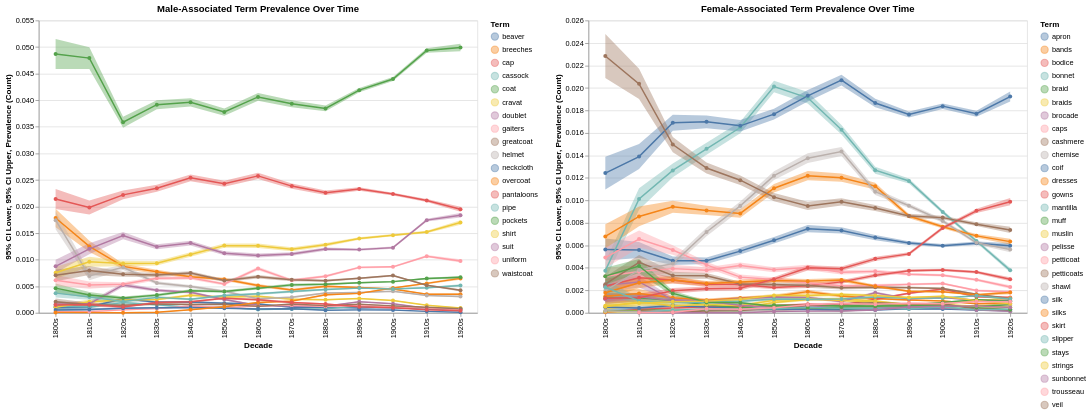

The cell this chart's notebook holds for it:
### Code cell
# Instead of plotting the model weights, plot the prevalence (counts) of each term over time,
# and add binomial MLE confidence intervals for each estimated prevalence.
def _(merged_no_dupe):
    import numpy as np
    from scipy.stats import norm

    decades = list(range(180, 192))

    prevalence_df = merged_no_dupe.drop_duplicates(subset=["mention_id", "sentence"])
    prevalence_df.term = prevalence_df.term.str.lower()
    prevalence_df = (
        prevalence_df.groupby(["decade", "term"]).size().reset_index(name="count")
    )
    prevalence_df["decade_label"] = prevalence_df.decade.apply(lambda x: f"{int(x*10)}s")

    # Binomial MLE-based normal approximation 95% confidence interval for a proportion
    def binom_ci(k, n, conf=0.95):
        # k = count of instances of term
        # n = total number of mentions for the decade
        # p = k/n
        # For normal approx: p ± z * sqrt(p*(1-p)/n)
        p = k / n if n > 0 else 0.0
        z = norm.ppf(1 - (1 - conf) / 2)
        stderr = np.sqrt(p * (1 - p) / n) if n > 0 else 0.0
        lower = max(0, p - z * stderr)
        upper = min(1, p + z * stderr)
        return lower, upper

    m_selection = alt.selection_point(
        fields=["term"],
        bind="legend",
        on="click",
        nearest=True,
        resolve="global",
        name="Male Terms",
    )
    f_selection = alt.selection_point(
        fields=["term"],
        bind="legend",
        on="click",
        nearest=True,
        resolve="global",
        name="Female Terms",
    )

    # Filter to decades of interest
    prevalence_df = prevalence_df[
        prevalence_df.decade.ge(180) & prevalence_df.decade.le(192)
    ]

    # Compute the total number of term mentions ("n") per decade
    prevalence_df["total_mentions"] = prevalence_df.groupby("decade")[
        "count"
    ].transform(lambda x: x.sum())

    # Prevalence (proportion)
    prevalence_df["count_norm"] = (
        prevalence_df["count"] / prevalence_df["total_mentions"]
    )

    # Calculate binomial confidence intervals for each row
    ci = prevalence_df.apply(
        lambda row: binom_ci(row["count"], row["total_mentions"]), axis=1
    )
    prevalence_df["ci_low"] = [v[0] for v in ci]
    prevalence_df["ci_high"] = [v[1] for v in ci]

    # Select terms for male and female associations
    m_terms_stripped = [term[5:] for term in m_terms]
    f_terms_stripped = [term[5:] for term in f_terms]

    m_term_counts = prevalence_df[prevalence_df.term.isin(m_terms_stripped)]
    f_term_counts = prevalence_df[prevalence_df.term.isin(f_terms_stripped)]

    # add brush selection for the y-axis
    y_scale_brush = alt.selection_interval(encodings=["y"])

    # Plot: point+line for prevalence, band for confidence interval
    m_count_chart = (
        alt.Chart(m_term_counts)
        .mark_line(point=True)
        .encode(
            x=alt.X("decade_label:O", title="Decade", sort=decades),
            y=alt.Y("count_norm:Q", title="Prevalence (Count)"),
            color=alt.Color("term:N", title="Term"),
            opacity=alt.condition(m_selection, alt.value(1), alt.value(0.2)),
            tooltip=["decade_label:O", "term:N", "count_norm:Q", "ci_low:Q", "ci_high:Q"],
        )
        .add_params(m_selection, y_scale_brush)
        .properties(
            width=600, height=400, title="Male-Associated Term Prevalence Over Time"
        )
    )

    m_band = (
        alt.Chart(m_term_counts)
        .mark_area(opacity=0.2)
        .encode(
            x=alt.X("decade_label:O", title="Decade", sort=decades),
            y=alt.Y("ci_low:Q", title="95% CI Lower"),
            y2=alt.Y2("ci_high:Q", title="95% CI Upper"),
            color=alt.Color("term:N", title="Term"),
            opacity=alt.condition(m_selection, alt.value(0.4), alt.value(0.1)),
        )
    )
    m_chart = m_band + m_count_chart

    f_count_chart = (
        alt.Chart(f_term_counts)
        .mark_line(point=True)
        .encode(
            x=alt.X("decade_label:O", title="Decade", sort=decades),
            y=alt.Y("count_norm:Q", title="Prevalence (Count)"),
            color=alt.Color("term:N", title="Term"),
            opacity=alt.condition(f_selection, alt.value(1), alt.value(0.2)),
            tooltip=["decade_label:O", "term:N", "count_norm:Q", "ci_low:Q", "ci_high:Q"],
        )
        .add_params(f_selection)
        .properties(
            width=600, height=400, title="Female-Associated Term Prevalence Over Time"
        )
    )

    f_band = (
        alt.Chart(f_term_counts)
        .mark_area(opacity=0.2)
        .encode(
            x=alt.X("decade_label:O", title="Decade", sort=decades),
            y=alt.Y("ci_low:Q", title="95% CI Lower"),
            y2=alt.Y2("ci_high:Q", title="95% CI Upper"),
            color=alt.Color("term:N", title="Term"),
            opacity=alt.condition(f_selection, alt.value(0.4), alt.value(0.1)),
        )
    )

    f_chart = f_band + f_count_chart

    return (m_chart | f_chart).resolve_scale(color="independent")


_(merged_no_dupe)

### Figure 1 — Vega-Lite specification as saved in the notebook (floating-point values rounded to 4 significant figures; data arrays with more than 128 entries replaced by an {"elided": "..."} marker saying what was removed)
{"config": {"view": {"continuousWidth": 300, "continuousHeight": 300}}, "hconcat": [{"layer": [{"mark": {"type": "area", "opacity": 0.2}, "encoding": {"color": {"field": "term", "title": "Term", "type": "nominal"}, "opacity": {"condition": {"param": "Male Terms", "value": 0.4}, "value": 0.1}, "x": {"field": "decade_label", "sort": [180, 181, 182, 183, 184, 185, 186, 187, 188, 189, 190, 191], "title": "Decade", "type": "ordinal"}, "y": {"field": "ci_low", "title": "95% CI Lower", "type": "quantitative"}, "y2": {"field": "ci_high", "title": "95% CI Upper"}}}, {"mark": {"type": "line", "point": true}, "encoding": {"color": {"field": "term", "title": "Term", "type": "nominal"}, "opacity": {"condition": {"param": "Male Terms", "value": 1}, "value": 0.2}, "tooltip": [{"field": "decade_label", "type": "ordinal"}, {"field": "term", "type": "nominal"}, {"field": "count_norm", "type": "quantitative"}, {"field": "ci_low", "type": "quantitative"}, {"field": "ci_high", "type": "quantitative"}], "x": {"field": "decade_label", "sort": [180, 181, 182, 183, 184, 185, 186, 187, 188, 189, 190, 191], "title": "Decade", "type": "ordinal"}, "y": {"field": "count_norm", "title": "Prevalence (Count)", "type": "quantitative"}}, "name": "view_693abf5759970f80_1", "title": "Male-Associated Term Prevalence Over Time"}], "data": {"name": "data-0ff50c560ff7a35b0ad5eaac4d5974fc"}, "height": 400, "width": 600}, {"layer": [{"mark": {"type": "area", "opacity": 0.2}, "encoding": {"color": {"field": "term", "title": "Term", "type": "nominal"}, "opacity": {"condition": {"param": "Female Terms", "value": 0.4}, "value": 0.1}, "x": {"field": "decade_label", "sort": [180, 181, 182, 183, 184, 185, 186, 187, 188, 189, 190, 191], "title": "Decade", "type": "ordinal"}, "y": {"field": "ci_low", "title": "95% CI Lower", "type": "quantitative"}, "y2": {"field": "ci_high", "title": "95% CI Upper"}}}, {"mark": {"type": "line", "point": true}, "encoding": {"color": {"field": "term", "title": "Term", "type": "nominal"}, "opacity": {"condition": {"param": "Female Terms", "value": 1}, "value": 0.2}, "tooltip": [{"field": "decade_label", "type": "ordinal"}, {"field": "term", "type": "nominal"}, {"field": "count_norm", "type": "quantitative"}, {"field": "ci_low", "type": "quantitative"}, {"field": "ci_high", "type": "quantitative"}], "x": {"field": "decade_label", "sort": [180, 181, 182, 183, 184, 185, 186, 187, 188, 189, 190, 191], "title": "Decade", "type": "ordinal"}, "y": {"field": "count_norm", "title": "Prevalence (Count)", "type": "quantitative"}}, "name": "view_2c450d2c2df3ef9d_1", "title": "Female-Associated Term Prevalence Over Time"}], "data": {"name": "data-53ec2a25dde88e0fc3879ae44f3495d7"}, "height": 400, "width": 600}], "params": [{"name": "Male Terms", "select": {"type": "point", "fields": ["term"], "nearest": true, "on": "click", "resolve": "global"}, "bind": "legend", "views": ["view_693abf5759970f80_1"]}, {"name": "param_bb5c22dacc2ea829", "select": {"type": "interval", "encodings": ["y"]}, "views": ["view_693abf5759970f80_1"]}, {"name": "Female Terms", "select": {"type": "point", "fields": ["term"], "nearest": true, "on": "click", "resolve": "global"}, "bind": "legend", "views": ["view_2c450d2c2df3ef9d_1"]}], "resolve": {"scale": {"color": "independent"}}, "$schema": "https://vega.github.io/schema/vega-lite/v6.1.0.json", "datasets": {"data-0ff50c560ff7a35b0ad5eaac4d5974fc": {"elided": "246 records"}, "data-53ec2a25dde88e0fc3879ae44f3495d7": {"elided": "372 records"}}}
